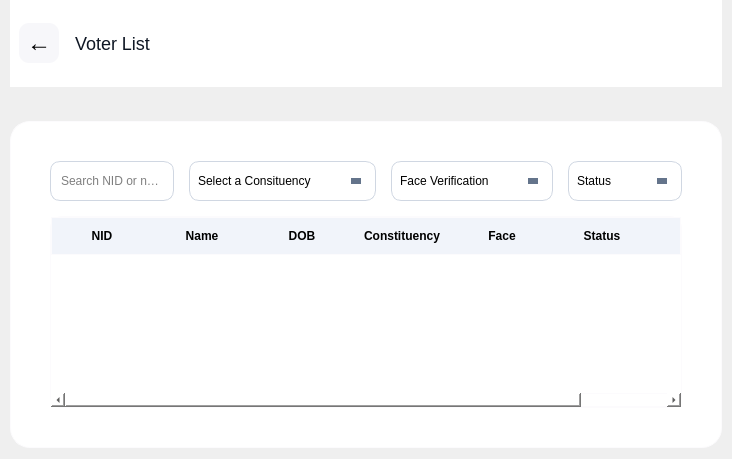
      <widget class="QWidget" name="page_2">
       <layout class="QVBoxLayout" name="verticalLayout_2">
        <property name="spacing">
         <number>34</number>
        </property>
        <property name="leftMargin">
         <number>10</number>
        </property>
        <property name="topMargin">
         <number>0</number>
        </property>
        <property name="rightMargin">
         <number>10</number>
        </property>
        <item>
         <widget class="QFrame" name="topBar2">
          <property name="sizePolicy">
           <sizepolicy hsizetype="Preferred" vsizetype="Preferred">
            <horstretch>0</horstretch>
            <verstretch>0</verstretch>
           </sizepolicy>
          </property>
          <property name="minimumSize">
           <size>
            <width>0</width>
            <height>87</height>
           </size>
          </property>
          <property name="styleSheet">
           <string notr="true">background-color: rgb(255, 255, 255);
</string>
          </property>
          <layout class="QHBoxLayout" name="horizontalLayout_2">
           <item alignment="Qt::AlignmentFlag::AlignVCenter">
            <widget class="QPushButton" name="backBtn2">
             <property name="sizePolicy">
              <sizepolicy hsizetype="Expanding" vsizetype="Expanding">
               <horstretch>0</horstretch>
               <verstretch>0</verstretch>
              </sizepolicy>
             </property>
             <property name="minimumSize">
              <size>
               <width>40</width>
               <height>40</height>
              </size>
             </property>
             <property name="maximumSize">
              <size>
               <width>40</width>
               <height>40</height>
              </size>
             </property>
             <property name="sizeIncrement">
              <size>
               <width>40</width>
               <height>40</height>
              </size>
             </property>
             <property name="font">
              <font>
               <family>Segoe UI</family>
               <pointsize>18</pointsize>
               <bold>false</bold>
              </font>
             </property>
             <property name="styleSheet">
              <string notr="true">QPushButton {
border-radius: 10px;
  background: rgb(247, 247, 250);;
}

QPushButton:hover {
   background: rgba(0,0,0,0.04);
}

QPushButton:pressed {
    background: rgb(222, 226, 236)
}
</string>
             </property>
             <property name="text">
              <string>←</string>
             </property>
            </widget>
           </item>
           <item alignment="Qt::AlignmentFlag::AlignVCenter">
            <widget class="QLabel" name="label_22">
             <property name="font">
              <font>
               <family>Segoe UI</family>
               <pointsize>-1</pointsize>
               <italic>false</italic>
               <bold>false</bold>
              </font>
             </property>
             <property name="styleSheet">
              <string notr="true">color: #0f1724; /* dark slate */
  padding-left: 6px;
font: 18px;</string>
             </property>
             <property name="text">
              <string>Voter List</string>
             </property>
            </widget>
           </item>
          </layout>
         </widget>
        </item>
        <item>
         <widget class="QWidget" name="backCard2" native="true">
          <property name="sizePolicy">
           <sizepolicy hsizetype="Expanding" vsizetype="MinimumExpanding">
            <horstretch>1</horstretch>
            <verstretch>1</verstretch>
           </sizepolicy>
          </property>
          <property name="minimumSize">
           <size>
            <width>0</width>
            <height>70</height>
           </size>
          </property>
          <property name="maximumSize">
           <size>
            <width>16777215</width>
            <height>16777215</height>
           </size>
          </property>
          <property name="styleSheet">
           <string notr="true">background-color: rgb(255, 255, 255);
border-radius: 20px;
border: 1px solid rgb(252, 251, 253);</string>
          </property>
          <layout class="QGridLayout" name="gridLayout_5">
           <property name="leftMargin">
            <number>40</number>
           </property>
           <property name="topMargin">
            <number>40</number>
           </property>
           <property name="rightMargin">
            <number>40</number>
           </property>
           <property name="bottomMargin">
            <number>40</number>
           </property>
           <property name="spacing">
            <number>15</number>
           </property>
           <item row="1" column="1">
            <widget class="QComboBox" name="comboBox2">
             <property name="sizePolicy">
              <sizepolicy hsizetype="Preferred" vsizetype="Preferred">
               <horstretch>0</horstretch>
               <verstretch>0</verstretch>
              </sizepolicy>
             </property>
             <property name="minimumSize">
              <size>
               <width>0</width>
               <height>40</height>
              </size>
             </property>
             <property name="styleSheet">
              <string notr="true">QComboBox {
    border: 1px solid #d0d7e2;
    border-radius: 10px;
    padding: 8px 32px 8px 8px;
    background: white;
}

/* Remove drop-down box completely */
QComboBox::drop-down {
    subcontrol-origin: padding;
    subcontrol-position: top right;
    width: 28px;
    border: none;
    background: transparent;
}

/* Triangle arrow only */
QComboBox::down-arrow {
    width: 0;
    height: 0;
    border-left: 5px solid transparent;
    border-right: 5px solid transparent;
    border-top: 6px solid #64748b;
    margin-right: 10px;
}

QComboBox:hover {
    border: 1px solid rgba(208, 215, 240, 0.7);   /* hover border color */
    background: rgba(242, 245, 253, 0.7);       /* slight hover background */
}</string>
             </property>
             <property name="placeholderText">
              <string>Select a Consituency</string>
             </property>
            </widget>
           </item>
           <item row="1" column="3">
            <widget class="QComboBox" name="status2">
             <property name="sizePolicy">
              <sizepolicy hsizetype="Preferred" vsizetype="Preferred">
               <horstretch>0</horstretch>
               <verstretch>0</verstretch>
              </sizepolicy>
             </property>
             <property name="minimumSize">
              <size>
               <width>0</width>
               <height>40</height>
              </size>
             </property>
             <property name="styleSheet">
              <string notr="true">QComboBox {
    border: 1px solid #d0d7e2;
    border-radius: 10px;
    padding: 8px 32px 8px 8px;
    background: white;
}

/* Remove drop-down box completely */
QComboBox::drop-down {
    subcontrol-origin: padding;
    subcontrol-position: top right;
    width: 28px;
    border: none;
    background: transparent;
}

/* Triangle arrow only */
QComboBox::down-arrow {
    width: 0;
    height: 0;
    border-left: 5px solid transparent;
    border-right: 5px solid transparent;
    border-top: 6px solid #64748b;
    margin-right: 10px;
}

QComboBox:hover {
    border: 1px solid rgba(208, 215, 240, 0.7);   /* hover border color */
    background: rgba(242, 245, 253, 0.7);       /* slight hover background */
}</string>
             </property>
             <property name="placeholderText">
              <string>Status</string>
             </property>
            </widget>
           </item>
           <item row="1" column="0">
            <widget class="QLineEdit" name="lineEdit2">
             <property name="minimumSize">
              <size>
               <width>0</width>
               <height>40</height>
              </size>
             </property>
             <property name="styleSheet">
              <string notr="true">QLineEdit{
   border: 1px solid #d0d7e2;
    border-radius: 10px;
    padding: 8px;
    background: white;
}

QLineEdit:hover {
    border: 1px solid rgba(208, 215, 240, 0.7);   /* hover border color */
    background: rgba(242, 245, 253, 0.7);       /* slight hover background */
}
</string>
             </property>
             <property name="placeholderText">
              <string>Search NID or name</string>
             </property>
            </widget>
           </item>
           <item row="2" column="0" colspan="4">
            <widget class="QTableWidget" name="tableWidget2">
             <property name="styleSheet">
              <string notr="true">QTableWidget {
    background: white;
    border-radius: 12px;
}

QHeaderView::section {
    background-color: #f1f4fa;
    padding: 10px;
    border: none;
    font-weight: bold;
}

QTableWidget::item {
    padding: 10px;
}

QScrollBar:vertical {
    background: transparent;
    width: 10px;
    margin: 0px;
    border-radius: 5px;
}

QScrollBar::handle:vertical {
    background: rgba(120, 130, 150, 0.4); /* subtle modern handle */
    min-height: 30px;
    border-radius: 5px;
}

QScrollBar::handle:vertical:hover {
    background: rgba(120, 130, 150, 0.6); /* hover effect */
}

QScrollBar::add-line:vertical,
QScrollBar::sub-line:vertical {
    background: transparent;
    height: 0px;
}

QScrollBar::add-page:vertical,
QScrollBar::sub-page:vertical {
    background: transparent;
}

/* Horizontal ScrollBar (if needed) */
QScrollBar:horizontal {
    background: transparent;
    height: 10px;
    border-radius: 5px;
}

QScrollBar::handle:horizontal {
    background: rgba(120, 130, 150, 0.4);
    min-width: 30px;
    border-radius: 5px;
}

QScrollBar::handle:horizontal:hover {
    background: rgba(120, 130, 150, 0.6);
}

QScrollBar::add-line:horizontal,
QScrollBar::sub-line:horizontal {
    background: transparent;
    width: 0px;
}

QScrollBar::add-page:horizontal,
QScrollBar::sub-page:horizontal {
    background: transparent;
}
</string>
             </property>
             <property name="sizeAdjustPolicy">
              <enum>QAbstractScrollArea::SizeAdjustPolicy::AdjustIgnored</enum>
             </property>
             <property name="editTriggers">
              <set>QAbstractItemView::EditTrigger::NoEditTriggers</set>
             </property>
             <property name="alternatingRowColors">
              <bool>true</bool>
             </property>
             <property name="selectionBehavior">
              <enum>QAbstractItemView::SelectionBehavior::SelectRows</enum>
             </property>
             <property name="showGrid">
              <bool>false</bool>
             </property>
             <property name="gridStyle">
              <enum>Qt::PenStyle::DashLine</enum>
             </property>
             <property name="columnCount">
              <number>7</number>
             </property>
             <attribute name="horizontalHeaderCascadingSectionResizes">
              <bool>false</bool>
             </attribute>
             <attribute name="horizontalHeaderShowSortIndicator" stdset="0">
              <bool>false</bool>
             </attribute>
             <attribute name="horizontalHeaderStretchLastSection">
              <bool>true</bool>
             </attribute>
             <attribute name="verticalHeaderVisible">
              <bool>false</bool>
             </attribute>
             <attribute name="verticalHeaderDefaultSectionSize">
              <number>55</number>
             </attribute>
             <column>
              <property name="text">
               <string>NID</string>
              </property>
             </column>
             <column>
              <property name="text">
               <string>Name</string>
              </property>
             </column>
             <column>
              <property name="text">
               <string>DOB</string>
              </property>
             </column>
             <column>
              <property name="text">
               <string>Constituency</string>
              </property>
             </column>
             <column>
              <property name="text">
               <string>Face</string>
              </property>
             </column>
             <column>
              <property name="text">
               <string>Status</string>
              </property>
             </column>
             <column>
              <property name="text">
               <string>Actions</string>
              </property>
             </column>
            </widget>
           </item>
           <item row="1" column="2">
            <widget class="QComboBox" name="face2">
             <property name="sizePolicy">
              <sizepolicy hsizetype="Preferred" vsizetype="Preferred">
               <horstretch>0</horstretch>
               <verstretch>0</verstretch>
              </sizepolicy>
             </property>
             <property name="minimumSize">
              <size>
               <width>0</width>
               <height>40</height>
              </size>
             </property>
             <property name="styleSheet">
              <string notr="true">QComboBox {
    border: 1px solid #d0d7e2;
    border-radius: 10px;
    padding: 8px 32px 8px 8px;
    background: white;
}

/* Remove drop-down box completely */
QComboBox::drop-down {
    subcontrol-origin: padding;
    subcontrol-position: top right;
    width: 28px;
    border: none;
    background: transparent;
}

/* Triangle arrow only */
QComboBox::down-arrow {
    width: 0;
    height: 0;
    border-left: 5px solid transparent;
    border-right: 5px solid transparent;
    border-top: 6px solid #64748b;
    margin-right: 10px;
}

QComboBox:hover {
    border: 1px solid rgba(208, 215, 240, 0.7);   /* hover border color */
    background: rgba(242, 245, 253, 0.7);       /* slight hover background */
}</string>
             </property>
             <property name="placeholderText">
              <string>Face Verification</string>
             </property>
            </widget>
           </item>
          </layout>
         </widget>
        </item>
       </layout>
      </widget>
